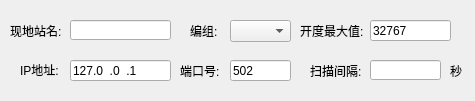
<?xml version="1.0" encoding="UTF-8"?>
<ui version="4.0">
 <class>MoteConfig</class>
 <widget class="QWidget" name="MoteConfig">
  <property name="enabled">
   <bool>true</bool>
  </property>
  <property name="geometry">
   <rect>
    <x>0</x>
    <y>0</y>
    <width>475</width>
    <height>101</height>
   </rect>
  </property>
  <property name="windowTitle">
   <string>Form</string>
  </property>
  <widget class="QLabel" name="label_group">
   <property name="geometry">
    <rect>
     <x>190</x>
     <y>20</y>
     <width>31</width>
     <height>21</height>
    </rect>
   </property>
   <property name="text">
    <string>编组:</string>
   </property>
  </widget>
  <widget class="QLineEdit" name="lineEdit_ip">
   <property name="geometry">
    <rect>
     <x>70</x>
     <y>60</y>
     <width>101</width>
     <height>21</height>
    </rect>
   </property>
   <property name="inputMask">
    <string>000.000.000.000; </string>
   </property>
   <property name="text">
    <string>127.0.0.1</string>
   </property>
  </widget>
  <widget class="QLabel" name="label_open">
   <property name="geometry">
    <rect>
     <x>300</x>
     <y>20</y>
     <width>71</width>
     <height>21</height>
    </rect>
   </property>
   <property name="text">
    <string>开度最大值:</string>
   </property>
  </widget>
  <widget class="QComboBox" name="comboBox_group">
   <property name="geometry">
    <rect>
     <x>230</x>
     <y>20</y>
     <width>61</width>
     <height>22</height>
    </rect>
   </property>
   <property name="editable">
    <bool>false</bool>
   </property>
   <property name="modelColumn">
    <number>0</number>
   </property>
  </widget>
  <widget class="QLabel" name="label_interval">
   <property name="geometry">
    <rect>
     <x>310</x>
     <y>60</y>
     <width>54</width>
     <height>21</height>
    </rect>
   </property>
   <property name="text">
    <string>扫描间隔:</string>
   </property>
  </widget>
  <widget class="QLabel" name="label_port">
   <property name="geometry">
    <rect>
     <x>180</x>
     <y>60</y>
     <width>41</width>
     <height>21</height>
    </rect>
   </property>
   <property name="text">
    <string>端口号:</string>
   </property>
  </widget>
  <widget class="QLabel" name="label_ip">
   <property name="geometry">
    <rect>
     <x>20</x>
     <y>60</y>
     <width>41</width>
     <height>20</height>
    </rect>
   </property>
   <property name="text">
    <string>IP地址:</string>
   </property>
  </widget>
  <widget class="QLineEdit" name="lineEdit_port">
   <property name="geometry">
    <rect>
     <x>230</x>
     <y>60</y>
     <width>61</width>
     <height>21</height>
    </rect>
   </property>
   <property name="text">
    <string>502</string>
   </property>
  </widget>
  <widget class="QLineEdit" name="lineEdit_open">
   <property name="geometry">
    <rect>
     <x>370</x>
     <y>20</y>
     <width>81</width>
     <height>21</height>
    </rect>
   </property>
   <property name="text">
    <string>32767</string>
   </property>
  </widget>
  <widget class="QLabel" name="label_name">
   <property name="geometry">
    <rect>
     <x>10</x>
     <y>20</y>
     <width>54</width>
     <height>21</height>
    </rect>
   </property>
   <property name="text">
    <string>现地站名:</string>
   </property>
  </widget>
  <widget class="QLineEdit" name="lineEdit_name">
   <property name="geometry">
    <rect>
     <x>70</x>
     <y>20</y>
     <width>101</width>
     <height>20</height>
    </rect>
   </property>
  </widget>
  <widget class="QLineEdit" name="lineEdit_interval">
   <property name="geometry">
    <rect>
     <x>370</x>
     <y>60</y>
     <width>71</width>
     <height>20</height>
    </rect>
   </property>
  </widget>
  <widget class="QLabel" name="label_ms">
   <property name="geometry">
    <rect>
     <x>450</x>
     <y>60</y>
     <width>21</width>
     <height>21</height>
    </rect>
   </property>
   <property name="text">
    <string>秒</string>
   </property>
  </widget>
 </widget>
 <resources/>
 <connections/>
</ui>
